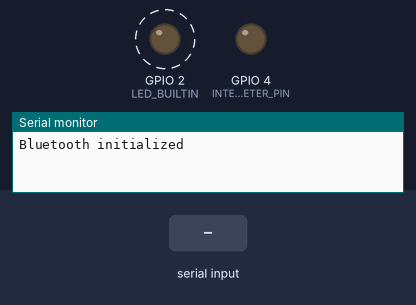
This sketch was run on a simulated ESP32. On the bench: output pins drawn as LEDs (lit = HIGH), the last lines printed to the serial monitor. Dashed ring = blinking. The test bench sets the inputs (shaded band). Nothing arrives over Bluetooth unless stated.

Above: at 1.2 s.
1.3 s: "S\n" received over the second serial link
At 1.77 s:
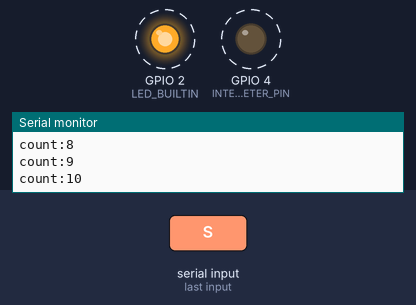
4.3 s: "90\n" received over the second serial link
At 4.52 s:
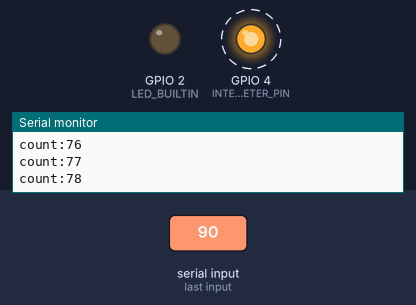
Timing chart, 0 to 16.3 s (numbered marks = the images above; inputs shaded):
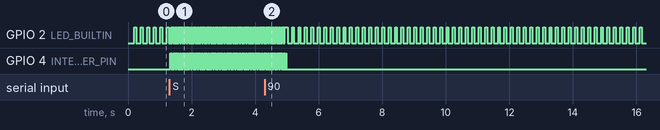

The sketch:

SerialToSerialBT_test.ino
```cpp
//==============================================================================

///------------------------------ LIBRARIES ------------------------------------
#include "BluetoothSerial.h"
#include "Arduino.h"

#if !defined(CONFIG_BT_ENABLED) || !defined(CONFIG_BLUEDROID_ENABLED)
#error Bluetooth is not enabled! Please run `make menuconfig` to and enable it
#endif

///------------------------------ VARIABLES -------------------------------------

BluetoothSerial SerialBT;
int curs = 0;
int parse_count = 0;
String buff = "";
bool started = false;                             //is the intervalometer started
int count_value = 0;                              //number of pictures to take
int duration_value = 0;                           //duration of each picture
int delay_value = 0;                              //delay between each picture
char current_char;                                //bluetooth parsing buffer char
int photo_taken = 0;                              //count the number of taken photos

unsigned long gpioLoopStartTimestamp = 0;         //timestamp for gpio control. Activate at each gpio start
unsigned long gpioLoopStopTimestamp = 0;          //timestamp for gpio control. Activate at each gpio stop
bool gpioActivated = false;

int bluetoothBlinkIntervalOn = 200;
int bluetoothBlinkIntervalOff = 50;
bool bluetoothLedStatus = false;
unsigned long bluetoothLoopStartTimestamp = 0;    //timestamp for bluetooth led control. Activate at each bluetooth led start
unsigned long bluetoothLoopStopTimestamp = 0;     //timestamp for bluetooth led control. Activate at each bluetooth led stop
unsigned long bluetoothDevicesDisplayTimestamp = 0;

bool debugMode = false;                           //enable or disable debug display


///------------------------------ CONSTANTS ------------------------------------

const int INTERVALOMETER_PIN = 4;

//==============================================================================

void setup() {
  Serial.begin(115200);
  pinMode(LED_BUILTIN, OUTPUT);
  pinMode(INTERVALOMETER_PIN, OUTPUT);
  SerialBT.register_callback(bluetoothConnectionCallback);

  if (!SerialBT.begin("ESP32")) {
    Serial.println("An error occurred initializing Bluetooth");
  } else {
    Serial.println("Bluetooth initialized");
  }
  gpioLoopStartTimestamp = millis();
  gpioLoopStopTimestamp = millis();
}

//==============================================================================

void loop() {
  if (SerialBT.available()) {
    readBluetooth();
  }
  commandGPIO();
  bluetoothBlink();
  checkConnectedDevices();
  delay(20);
}

//==============================================================================

void bluetoothConnectionCallback(esp_spp_cb_event_t event, esp_spp_cb_param_t *param) {
  if (event == ESP_SPP_SRV_OPEN_EVT) {
    Serial.println("Client Connected has address:");
    for (int i = 0; i < 6; i++) {
      Serial.printf("%02X", param->srv_open.rem_bda[i]);
      if (i < 5) {
        Serial.print(":");
      }
    }
    Serial.println("");
    bluetoothBlinkIntervalOn = 1000;
  }
}

//==============================================================================

void checkConnectedDevices(){
  if (bluetoothDevicesDisplayTimestamp + 10000  < millis() && debugMode){
    Serial.println(SerialBT.hasClient());
    bluetoothDevicesDisplayTimestamp = millis();
  }
  if(!SerialBT.hasClient()){
    bluetoothBlinkIntervalOn = 200;
  }
}

//==============================================================================

void readBluetooth(){
  current_char = SerialBT.read();
  if ( current_char == ',' || current_char == '\n'){
    if(debugMode){
      Serial.print("buff : ");
      Serial.println(buff);
      Serial.print("parse_count : ");
      Serial.println(parse_count);
    }
    if (buff == "S"){
      started = true;
      Serial.println("Started");
    }else if(buff == "P"){
      Serial.println("Paused");
      started = false;
    }else if(buff == "R"){
      Serial.println("Reseted");
      digitalWrite(LED_BUILTIN, LOW);
      started = false;
      count_value = 0;
      duration_value = 0;
      delay_value = 0;
      photo_taken = 0;
    }else{
      if (parse_count == 0){
        count_value = buff.toInt();
        if(debugMode){
          Serial.println(buff);
        }
      }
      if (parse_count == 1){
        duration_value = buff.toInt();
        if(debugMode){
          Serial.println(buff);
        }
      }
      if (parse_count == 2){
        delay_value = buff.toInt();
        if(debugMode){
          Serial.println(buff);
        }
      }
    }
    buff = "";
    parse_count++;
    if (current_char == '\n'){
      buff = "";
      parse_count = 0;
    }
  }else {
    buff += current_char;
  }
  if(debugMode){
    Serial.print("is started");
    Serial.println(started);
  }
}

//==============================================================================

void sendBluetoothData(){
  /*uint_8* buff = new int[10];
  buff[0] = count_value;
  buff[1] = duration_value;
  buff[2] = delay_value;
  buff[3] = photo_taken;
  SerialBT.write(buff, 10);*/
  /*SerialBT.flush();
  SerialBT.write(count_value);
  SerialBT.write(duration_value);
  SerialBT.write(delay_value);
  SerialBT.write(photo_taken);
  SerialBT.flush();*/
  SerialBT.print(String(count_value) + "," + String(duration_value) + "," + String(delay_value) + "," + String(photo_taken));
  //SerialBT.flush();
}

//==============================================================================

void commandGPIO() {
  if (!gpioActivated && started){
    if (gpioLoopStopTimestamp + (delay_value * 1000) < millis()){
      Serial.print("count:");
      Serial.println(photo_taken);
      photo_taken += 1;
      gpioActivated = true;
      digitalWrite(INTERVALOMETER_PIN, HIGH);
      digitalWrite(LED_BUILTIN, LOW);
      gpioLoopStartTimestamp = millis();
      sendBluetoothData();
    }

  } else if (gpioActivated) {
    if (gpioLoopStartTimestamp + (duration_value * 1000) < millis()){
      gpioActivated = false;
      digitalWrite(INTERVALOMETER_PIN, LOW);
      digitalWrite(LED_BUILTIN, HIGH);
      gpioLoopStopTimestamp = millis();
    }
  }

  if (photo_taken == count_value && photo_taken > 0){
    Serial.println("end");
    started = false;
    photo_taken = 0;
  }
}

//==============================================================================

void bluetoothBlink() {
  if (!started){
    if (!bluetoothLedStatus){
      if (bluetoothLoopStartTimestamp + bluetoothBlinkIntervalOn < millis()){
        digitalWrite(LED_BUILTIN, HIGH);
        bluetoothLedStatus = true;
        bluetoothLoopStartTimestamp = millis();
      }
    } else {
      if (bluetoothLoopStartTimestamp + bluetoothBlinkIntervalOff < millis()){
        digitalWrite(LED_BUILTIN, LOW);
        bluetoothLedStatus = false;
        //bluetoothLoopStopTimestamp = millis();
      }
    }
  }
}
```

Measured:
- after the input at 1.3 s, GPIO 2 (LED_BUILTIN): alternates HIGH for 0.02 s and LOW for 0.02 s, starting after 0.06 s; GPIO 4 (INTERVALOMETER_PIN): alternates HIGH for 0.02 s and LOW for 0.02 s, starting at once
- after the input at 4.3 s, GPIO 4 (INTERVALOMETER_PIN): goes on until 5.0 s, then stays LOW
- by itself, GPIO 2 (LED_BUILTIN): alternates HIGH for 0.06 s and LOW for 0.14 s
